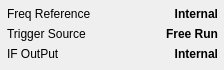
      <widget class="SA_ClickedWidget" name="widget_Trigger" native="true">
       <property name="geometry">
        <rect>
         <x>14</x>
         <y>420</y>
         <width>224</width>
         <height>70</height>
        </rect>
       </property>
       <property name="styleSheet">
        <string notr="true">/*******************indoor**********************/
#BitSA[status  =  &quot;indoor&quot;] QWidget
{
	border-radius:2px;	
	border:1px solid rgba(151,151,151,1);
}
#BitSA[status  =  &quot;indoor&quot;] QLabel
{
	border-style:flat;
	font-size:13px;
	color:rgba(255, 255, 255, 1);
}

/*******************outdoor**********************/
#BitSA[status  =  &quot;outdoor&quot;] QWidget
{
	border-radius:2px;	
	border:1px solid rgba(151,151,151,1);
}
#BitSA[status  =  &quot;outdoor&quot;] QLabel
{
	border-style:flat;
	font-size:13px;
	color:rgb(1,1,1);
}

/*******************night**********************/
#BitSA[status  =  &quot;night&quot;] QWidget
{
	border-radius:2px;	
	border:1px solid #948262;
}
#BitSA[status  =  &quot;night&quot;] QLabel
{
	border-style:flat;
	font-size:13px;
	color:#FBDBA7;
}
</string>
       </property>
       <widget class="SA_ClickedLabel" name="lblIFOutPut">
        <property name="geometry">
         <rect>
          <x>7</x>
          <y>45</y>
          <width>111</width>
          <height>17</height>
         </rect>
        </property>
        <property name="text">
         <string>IF OutPut</string>
        </property>
       </widget>
       <widget class="QLabel" name="label_31">
        <property name="geometry">
         <rect>
          <x>7</x>
          <y>25</y>
          <width>121</width>
          <height>17</height>
         </rect>
        </property>
        <property name="text">
         <string>Trigger Source</string>
        </property>
       </widget>
       <widget class="SA_ClickedLabel" name="lblIFOutPutValue">
        <property name="geometry">
         <rect>
          <x>97</x>
          <y>45</y>
          <width>121</width>
          <height>17</height>
         </rect>
        </property>
        <property name="styleSheet">
         <string notr="true">font-weight:bold;</string>
        </property>
        <property name="text">
         <string>Internal</string>
        </property>
        <property name="alignment">
         <set>Qt::AlignRight|Qt::AlignTrailing|Qt::AlignVCenter</set>
        </property>
       </widget>
       <widget class="SA_ClickedLabel" name="label_33">
        <property name="geometry">
         <rect>
          <x>7</x>
          <y>5</y>
          <width>121</width>
          <height>17</height>
         </rect>
        </property>
        <property name="text">
         <string>Freq Reference</string>
        </property>
       </widget>
       <widget class="SA_ClickedLabel" name="lblFreqRef">
        <property name="geometry">
         <rect>
          <x>107</x>
          <y>5</y>
          <width>111</width>
          <height>17</height>
         </rect>
        </property>
        <property name="styleSheet">
         <string notr="true">font-weight:bold;</string>
        </property>
        <property name="text">
         <string>Internal</string>
        </property>
        <property name="alignment">
         <set>Qt::AlignRight|Qt::AlignTrailing|Qt::AlignVCenter</set>
        </property>
       </widget>
       <widget class="QLabel" name="lblTrigger">
        <property name="geometry">
         <rect>
          <x>97</x>
          <y>25</y>
          <width>121</width>
          <height>17</height>
         </rect>
        </property>
        <property name="styleSheet">
         <string notr="true">font-weight:bold;</string>
        </property>
        <property name="text">
         <string>Free Run</string>
        </property>
        <property name="alignment">
         <set>Qt::AlignRight|Qt::AlignTrailing|Qt::AlignVCenter</set>
        </property>
       </widget>
      </widget>
